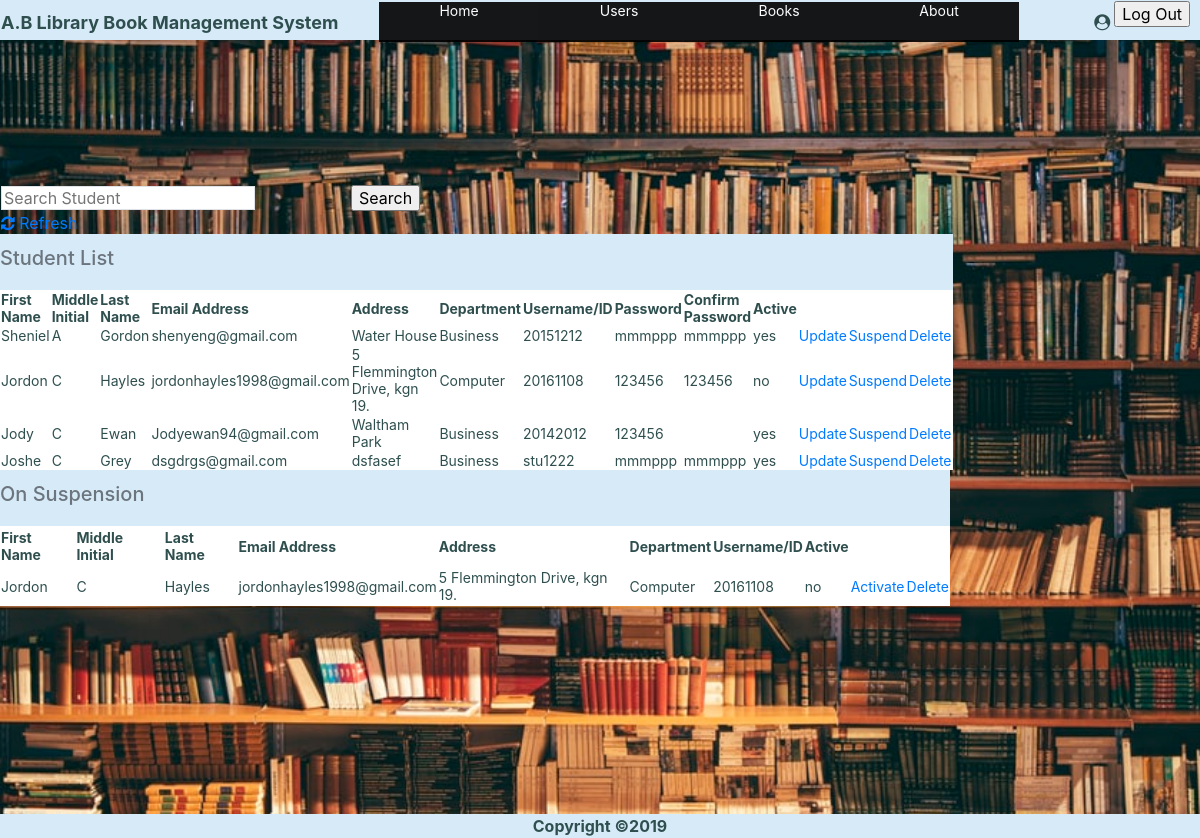
/Studentlist.php, run on the app's committed database.
### tables this page shows
CREATE TABLE `student` (
  `count` int(11) NOT NULL,
  `id` varchar(12) NOT NULL,
  `fname` varchar(55) NOT NULL,
  `mname` varchar(55) NOT NULL,
  `lname` varchar(55) NOT NULL,
  `email` varchar(55) NOT NULL,
  `address` varchar(100) NOT NULL,
  `department` varchar(55) NOT NULL,
  `pass` varchar(12) NOT NULL,
  `conpass` varchar(12) NOT NULL,
  `active` varchar(4) NOT NULL
);

### Studentlist.php (the view, shortened to what this page needs)
<html>
    <link rel="stylesheet" href="https://maxcdn.bootstrapcdn.com/bootstrap/4.0.0/css/bootstrap.min.css">
<link href="https://stackpath.bootstrapcdn.com/font-awesome/4.7.0/css/font-awesome.min.css" rel="stylesheet">
    <?php
        include "database.php";
    $sql2="select * from student";
    $result2 = mysqli_query($dbh,$sql2);
    ?>
    <?php
    if (isset($_POST['searchbtn']))
    {
        $value=$_POST['search'];
        $sql="SELECT * FROM `student` WHERE CONCAT (`id`,`fname`,`mname`,`lname`,`email`,`address`,`department`,`pass`,`conpass`,`active`) LIKE '%".$value."%'";
$result=filterTable($sql);
    }
    else
    {
        $sql="SELECT * FROM `student`";
        $result=filterTable($sql);
    }
    function filterTable($sql)
    {
        $connect=mysqli_connect("localhost","root","","library");
        $filter_Result=mysqli_query($connect, $sql);
        return $filter_Result;
    }
    ?>
   <?php
 include "Session2.php";
?>
<body>
    <br><br><br><br><br>
    <form action="Studentlist.php" method="POST">
    <br>
 <table width="450px">
     <tr>
       <td><input type=text class="border" name="search" placeholder="Search Student"></td><td><input type=submit class="Submit"  name="searchbtn" value="Search"></td><td>
        </td>
         </tr>
     <tr><td ><a href="Adduser.php"><i class="fa fa-refresh" aria-hidden="true"></i> Refresh</a></td></tr>
     </table>
  <table class="t-view">
    <caption style="caption-side: top;" ><h5>Student List</h5></caption>
<tr>
    <th>First Name</th>
    <th>Middle Initial</th>
    <th>Last Name</th>
    <th>Email Address</th>
    <th>Address</th>
    <th>Department</th>
    <th>Username/ID</th>
    <th>Password</th>
    <th>Confirm Password</th>
    <th>Active</th>
</tr>
    <?php while($row=mysqli_fetch_array($result)) { ?>
        <tr>
        <td class="td-view"><?php echo $row['fname'];?></td>
         <td class="td-view"><?php echo $row['mname'];?></td>
             <td class="td-view"><?php echo $row['lname'];?></td>
            <td class="td-view" ><?php echo $row['email'];?></td>
              <td class="td-view" ><?php echo $row['address'];?></td>
              <td class="td-view" ><?php echo $row['department'];?></td>
              <td class="td-view" ><?php echo $row['id'];?></td>
            <td class="td-view" ><?php echo $row['pass'];?></td>
            <td class="td-view" ><?php echo $row['conpass'];?></td>
             <td class="td-view" ><?php echo $row['active'];?></td>
            <td><a href="Updatestudent.php?count=<?php echo $row['count'];?>">Update</a></td>
             <td><a href="Suspendstudent.php?count=<?php echo $row['count']; ?>">Suspend</a></td>
           <td><a href="Deletestudent.php?count=<?php echo $row['count']; ?>">Delete</a></td>
        </tr>
        <?php }?>
</table>
        <table class="t-view">
    <caption style="caption-side: top;" ><h5>On Suspension</h5></caption>
<tr>
    <th>First Name</th>
    <th>Middle Initial</th>
    <th>Last Name</th>
    <th>Email Address</th>
    <th>Address</th>
    <th>Department</th>
    <th>Username/ID</th>
     <th>Active</th>
</tr>
    <?php while($row=mysqli_fetch_array($result2)) {if ($row["active"]=='no')
    { ?>
        <tr>
        <td class="td-view"><?php echo $row['fname'];?></td>
         <td class="td-view"><?php echo $row['mname'];?></td>
             <td class="td-view"><?php echo $row['lname'];?></td>
            <td class="td-view" ><?php echo $row['email'];?></td>
              <td class="td-view" ><?php echo $row['address'];?></td>
              <td class="td-view" ><?php echo $row['department'];?></td>
              <td class="td-view" ><?php echo $row['id'];?></td>
            <td class="td-view" ><?php echo $row['active'];?></td>
            <td><a href="Activatestudent.php?count=<?php echo $row['count']; ?>">Activate</a></td>
               <td><a href="Deletestudent.php?count=<?php echo $row['count']; ?>">Delete</a></td>
        </tr>
        <?php }}?>
</table>
    </form>
</body>
 <br><br><br><br><br><br><br><br>
<footer ><b>Copyright &copy;2019</b></footer>
</html>

### data on the page
student: fname "Sheniel", mname "A", lname "Gordon", email "shenyeng@gmail.com", address "Water House", department "Business", id "20151212", pass "mmmppp", conpass "mmmppp", active "yes"
student: fname "Jordon", mname "C", lname "Hayles", email "jordonhayles1998@gmail.com", address "5 Flemmington Drive, kgn 19.", department "Computer", id "20161108", pass "123456", conpass "123456", active "no"
student: fname "Jody", mname "C", lname "Ewan", email "Jodyewan94@gmail.com", address "Waltham Park", department "Business", id "20142012", pass "123456", active "yes"
student: fname "Joshe", mname "C", lname "Grey", email "dsgdrgs@gmail.com", address "dsfasef", department "Business", id "stu1222", pass "mmmppp", conpass "mmmppp", active "yes"
